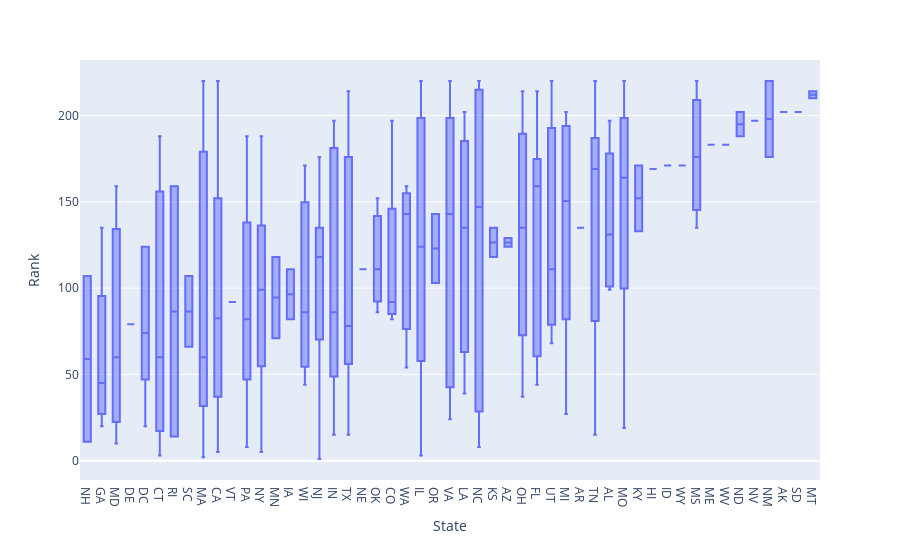

The notebook cell saved with this chart:
### Markdown cell above
- create a box plot of "State",and "Rank

### Code cell
fig = px.box(df.sort_values(by=['State-mean-rankings']), x="State", y="Rank")
fig.show()

### Figure 1 — Plotly figure (JSON) as saved in the notebook; plotly's stock layout.template omitted (floating-point values rounded to 4 significant figures; data arrays with more than 128 entries replaced by an {"elided": "..."} marker saying what was removed)
{"data": [{"alignmentgroup": "True", "hovertemplate": "State=%{x}<br>Rank=%{y}<extra></extra>", "legendgroup": "", "marker": {"color": "#636efa"}, "name": "", "notched": false, "offsetgroup": "", "orientation": "v", "showlegend": false, "type": "box", "x": {"elided": "231 str values"}, "x0": " ", "xaxis": "x", "y": {"elided": "231 int values"}, "y0": " ", "yaxis": "y"}], "layout": {"boxmode": "group", "legend": {"tracegroupgap": 0}, "margin": {"t": 60}, "xaxis": {"anchor": "y", "domain": [0, 1], "title": {"text": "State"}}, "yaxis": {"anchor": "x", "domain": [0, 1], "title": {"text": "Rank"}}}}
